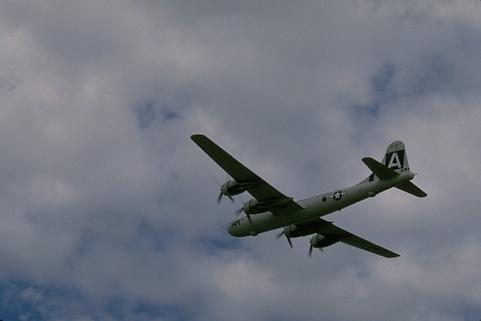
%> input picture Homework_4/3096_color.jpg, 481 x 321 px
$ octave q3.m   (GNU Octave 9; MATLAB toolbox functions it lacks are replaced by stand-ins)
%> lines starting %> are read from the running program, lines starting %| are printed output that depends on the picture; in (x1, y1, x2, y2) boxes, pixels count from 0 and x2, y2 are one past the last pixel; in counts of white or black regions, pixels touching at a corner belong together; the program's own positions count from 1

% Exam 4 Question 3
clc; clear all; close all;
% Load images
plane_raw = imread('3096_color.jpg');
%> plane_raw is the input picture: size 321x481x3 uint8; mean R, G, B 114, 118.3, 129.3
bird_raw = imread('42049_color.jpg');
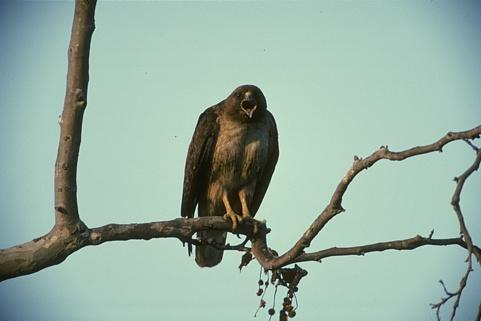
%> input picture Homework_4/42049_color.jpg, 481 x 321 px
%> bird_raw is the input picture: size 321x481x3 uint8; mean R, G, B 151.2, 175.1, 163.2
% Reshape to an array. Pull using a raster scan so we can get array
plane_r = reshapeQ3(plane_raw);
%> in reshapeQ3, `maxes = max(image0, [], 1);`: maxes = [184 183 179 255 255]
bird_r = reshapeQ3(bird_raw);
% Fit Gaussians
plane_gmm = fitgmdist(plane_r, 2);
bird_gmm = fitgmdist(bird_r, 2);
% Run clustering
plane_clu = cluster(plane_gmm, plane_r);
bird_clu = cluster(bird_gmm, bird_r);
% Reshape
figure()
subplot(2, 2, 1)
imshow(bird_raw)
subplot(2, 2, 3)
imshow(reshape(bird_clu./2, size(bird_raw, 2), size(bird_raw, 1))')
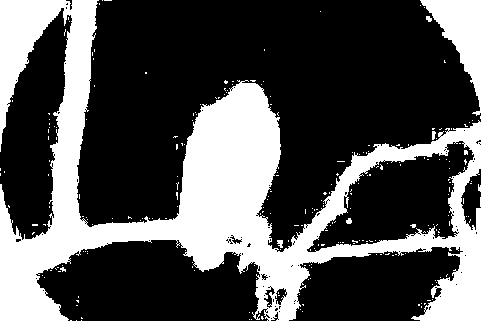
%> displayed picture: size 321x481, on the screen's scale of 0 to 255; values 128 (black) and 255 (white), 31.6% white; 245 white regions (239 under 20 px), largest, box (x1, y1, x2, y2) and area: (0, 0, 481, 321) 45136, (420, 0, 481, 116) 2807, (277, 240, 283, 248) 35, (432, 131, 436, 140) 28, (346, 218, 352, 224) 28, (426, 16, 432, 22) 27
subplot(2, 2, 2)
imshow(plane_raw)
subplot(2, 2, 4)
imshow(reshape(plane_clu./2, size(plane_raw, 2), size(plane_raw, 1))')
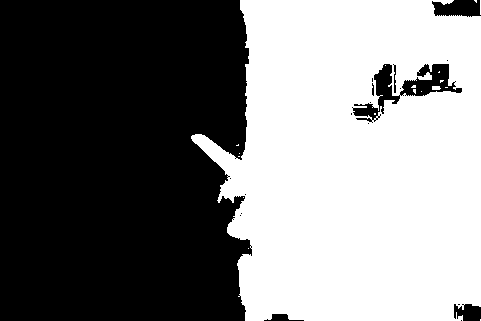
%> displayed picture: size 321x481, on the screen's scale of 0 to 255; values 128 (black) and 255 (white), 48.3% white; 18 white regions (16 under 20 px), largest, box (x1, y1, x2, y2) and area: (191, 0, 481, 321) 74483, (432, 86, 441, 90) 33

%% PART 2 10-Fold to find optimal number of clusters
% Bird
ll = zeros(1, 10);
img = bird_r;
[ax1, ~] = size(img);
%> ax1 = 154401
fold = floor(ax1/10);
%> fold = 15440
for cla = 1:10
    sub = zeros(1, 10);
    for k = 1:10
        % Subset of training data
        train_sub = img((fold*(k-1)+1):fold*k, :);
        % Subset of validation data
        idx = ismember(img(:, 1), train_sub(:, 1));
        valid_sub = img(~idx, :);
        % Train Model
%> the run ends on the next line
        mdl = fitgmdist(train_sub, cla, 'Regularize', 0.01, 'Options', statset('MaxIter', 300));
% [63 lines not run here, left out]
function image0 = reshapeQ3(image)
% Get dimensions
[ax1, ax2, ~] = size(image);
% Allocate space
image0 = zeros(ax1*ax2, 5);
for i = 1:ax1
    for j =1:ax2
        row = (i-1)*ax2 + j;
        image0(row, :) = [image(i, j, 1) image(i, j, 2) image(i, j, 3) i j];
    end
end
% Normalize
maxes = max(image0, [], 1);
image0 = image0./maxes;
end
